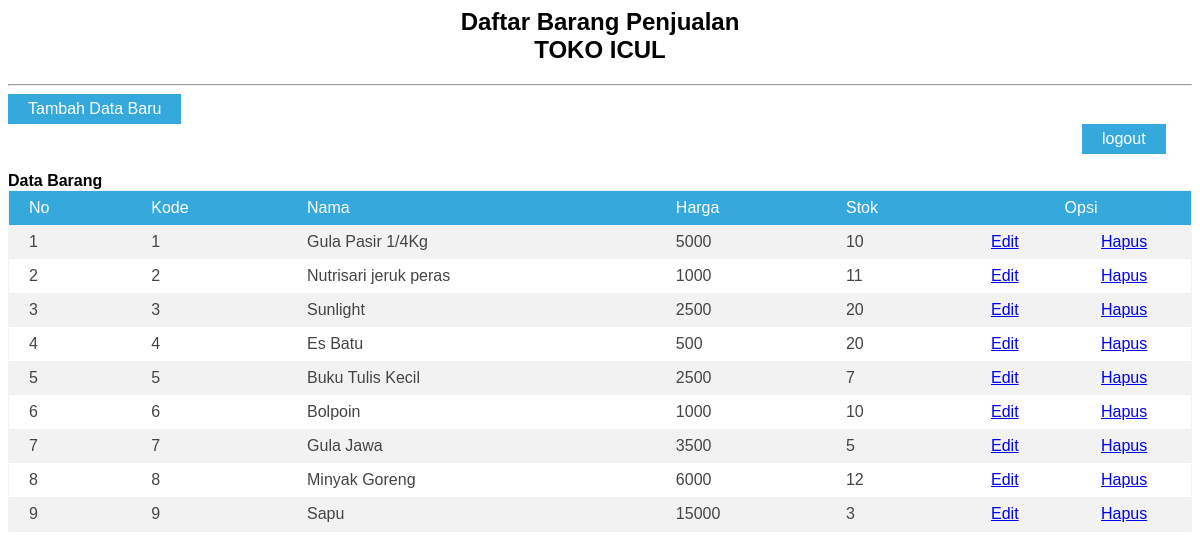
/index.php (signed in), run on the app's committed database.
### tables this page shows
CREATE TABLE `barang` (
  `id_barang` int(11) NOT NULL,
  `nama_barang` varchar(100) NOT NULL,
  `harga_barang` int(11) NOT NULL,
  `stok_barang` int(11) NOT NULL
);

### index.php (the view, shortened to what this page needs)
<html>
<head>
</head>
<body style="font-family:arial">
 <center><h2>Daftar Barang Penjualan <br /> TOKO ICUL</h2></center>
 <hr />
 <a href="tambah.php"><button id="tmb">Tambah Data Baru</button></a>
 <a href="logout.php"><button id="lg">logout</button></a>
	<br /><br />
 <b>Data Barang</b>
 <table style="width:100%" class="table1">
  <tr>
   <th>No</th>
   <th>Kode</th>
   <th>Nama</th>
   <th>Harga</th>
   <th>Stok</th>
   <th colspan=2><center>Opsi</center></th>
  </tr>
  <?php
  include "koneksi.php";
  $no = 1;
  $data = mysqli_query($konek,"select * from barang");
  while($r = mysqli_fetch_array($data)){
   $id_barang = $r['id_barang'];
   $nama_barang = $r['nama_barang'];
   $harga_barang = $r['harga_barang'];
   $stok_barang = $r['stok_barang'];
        ?>
  <tr><td><?php echo $no++; ?></td>
   <td><?php echo $id_barang; ?></td>
   <td><?php echo $nama_barang; ?></td>
   <td><?php echo $harga_barang; ?></td>
   <td><?php echo $stok_barang; ?></td>
  <td align=right width=70px><a href="edit.php?id=<?php echo $id_barang;?>">Edit</a></td>
  <td align=right width=70px><a href="hapus.php?id=<?php echo $id_barang;?>">Hapus</a></td>
  </tr>
  <?php
  }
  ?>
 </table>
</body>
</html>

### index.php (style rules this page uses)
.table1 { font-family: sans-serif; color: #444; border-collapse: collapse; width: 50%; border: 1px solid #f2f5f7; }
.table1 tr th { background: #35A9DB; color: #fff; font-weight: normal; }
.table1, th, td { padding: 8px 20px; text-align: left; }
.table1 tr:nth-child(even) { background-color: #f2f2f2; }
#lg { margin-left: 1074px; background-color: #35A9DB; color: white; border: none; padding: 6px 20px; text-align: center; text-decoration: none; display: inline-block; font-size: 16px; }
#tmb { background-color: #35A9DB; color: white; border: none; padding: 6px 20px; text-align: center; text-decoration: none; display: inline-block; font-size: 16px; }

### data on the page
barang: id_barang "1", nama_barang "Gula Pasir 1/4Kg", harga_barang "5000", stok_barang "10"
barang: id_barang "2", nama_barang "Nutrisari jeruk peras", harga_barang "1000", stok_barang "11"
barang: id_barang "3", nama_barang "Sunlight", harga_barang "2500", stok_barang "20"
barang: id_barang "4", nama_barang "Es Batu", harga_barang "500", stok_barang "20"
barang: id_barang "5", nama_barang "Buku Tulis Kecil", harga_barang "2500", stok_barang "7"
barang: id_barang "6", nama_barang "Bolpoin", harga_barang "1000", stok_barang "10"
barang: id_barang "7", nama_barang "Gula Jawa", harga_barang "3500", stok_barang "5"
barang: id_barang "8", nama_barang "Minyak Goreng", harga_barang "6000", stok_barang "12"
barang: id_barang "9", nama_barang "Sapu", harga_barang "15000", stok_barang "3"
